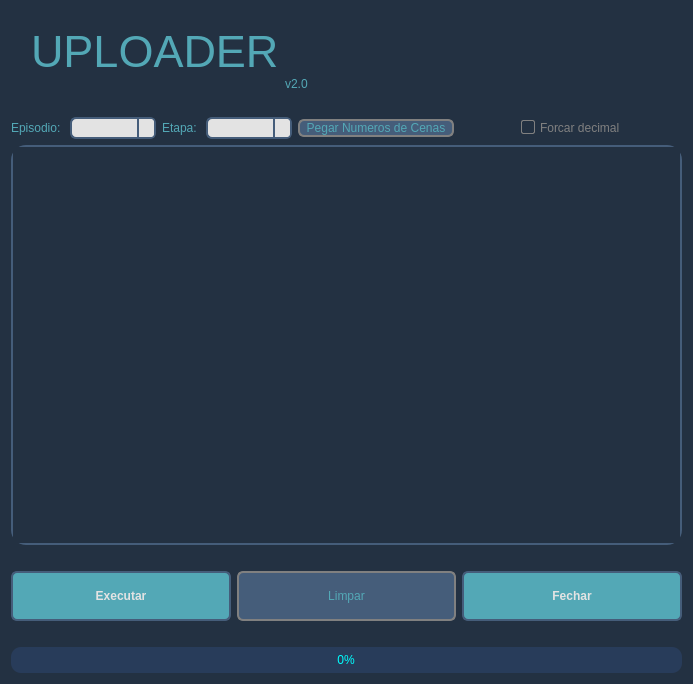
<?xml version="1.0" encoding="UTF-8"?>
<ui version="4.0">
 <class>Dialog</class>
 <widget class="QDialog" name="Dialog">
  <property name="geometry">
   <rect>
    <x>0</x>
    <y>0</y>
    <width>693</width>
    <height>684</height>
   </rect>
  </property>
  <property name="windowTitle">
   <string>Birdo Uploader v0.01</string>
  </property>
  <property name="styleSheet">
   <string notr="true">QWidget{	
	background-color: #233142;
}

QLabel{
	color: #53a8b6;
}

QLabel:disabled {
	color: #455d7a;
}

QGroupBox {
	color: #53a8b6;
}

QGroupBox:disabled {
	color: #455d7a;
}

QTabWidget::pane {
	border: 2px solid #e3e3e3;
	border-radius: 5px;
} 

QTabWidget::tab-bar {
    left: 15px; /* move to the right by 5px */
}

QTabBar::tab {
	color: #455d7a;
	background: transparent; 
	border: null; 
	padding-top: 8px;
	padding-bottom: 8px;
	padding-right: 8px;
	padding-left: 4px;

} 

QTabBar::tab:selected {
	color: #7c73e6;
	background: transparent; 
	padding-left: 4px;
}

QCheckBox {
	color: #e3e3e3;
    spacing: 5px;
}

QCheckBox:unchecked {
	color: #53a8b6;
}

QCheckBox:checked {
	color: #7c73e6;
}

QCheckBox::indicator:unchecked {
    border: 1px solid white;
	border-radius: 2px;
	background-color:#233142;
}

QCheckBox::indicator:checked {
    border: 2px solid lightgray;
	border-radius: 6px;
	background-color: rgb(56, 186, 255);
}

QCheckBox:disabled{
	color: gray;
}

QCheckBox::indicator:checked:disabled {
    color: rgb(250, 90, 120);
	background-color: #233142;
	border-color: gray;
}

QCheckBox::indicator:unchecked:disabled {
    color: rgb(250, 90, 120);
	background-color: #233142;
	border-color: gray;
}

QComboBox {
	color: #233142;
    border: 2px solid #455d7a;
    border-radius: 6px;
    padding: 1px 18px 1px 3px;
    min-width: 6em;
}

QComboBox::down-arrow {
      image: null;
}

QComboBox:!editable, QComboBox::drop-down:editable {
     background: #e3e3e3;
}

QComboBox:on { /* shift the text when the popup opens */
    padding-top: 3px;
    padding-left: 4px;
}

QComboBox::drop-down {
    width: 15px;
	background-color: #e3e3e3;
    border-left-width: 2px;
    border-left-color: #455d7a;
    border-left-style: solid; /* just a single line */
    border-top-right-radius: 3px; /* same radius as the QComboBox */
    border-bottom-right-radius: 3px;
}

QComboBox:hover{
    border: 2px solid white;
    color: #53a8b6;
}

QComboBox QAbstractItemView{
    border: 2px solid white;
	border-radius: 10px;
    color: #233142;
	background-color: lightgray;
    selection-background-color: rgb(40, 30, 50);
	selection-color: white;
	padding: 3px 3px ;
}

QComboBox:disabled{
	color: rgb(250, 90, 120);
	background-color: rgb(250, 200, 200);
	border-color: gray;
}

QScrollArea{
	border: 2px solid #455d7a;
	border-radius: 15px;
}

QScrollBar::handle {
	border-radius: 10px;
 	border: none;
	background-color: #455d7a;
	width: 5px;
}

QScrollBar::add-page{ 
	border: none;
    background-color: transparent;
}

QScrollBar::sub-page {
    background-color: transparent;
	border: none;
}

QScrollBar::add-line {
    border: none;
    background-color: transparent;
}

QScrollBar::sub-line {
    border: none;
    background-color: transparent;
}

QScrollBar:arrow{
	border: none;
	background: transparent;
	color: none;
	image: none;
}

QPushButton {
	color: #e3e3e3;
    border: 2px solid #455d7a;
    border-radius: 6px;
	background-color: #53a8b6;
}

QPushButton:hover{
    border: 2px solid white;
    color: white;
}

QPushButton:pressed {
	color: #e3e3e3;
	border-color: #e3e3e3;
    background-color: #455d7a;
}

QPushButton::disabled {
	border-color: gray;
	background: #455d7a;
	color: #53a8b6;
}

QLineEdit {
	color: #5585b5;
    border: 2px solid #455d7a;
    border-radius: 5px;
    padding: 0 8px;
    background: #e3e3e3;
    selection-background-color: darkgray;
}

QLineEdit:hover{
    border: 2px solid white;
    color: black;
}

QLineEdit:disabled{
	color: #f95959;
	background-color: #79c2d0;
	border-color: rgb(255, 230, 220);
}

QProgressBar {
	color: rgb(0, 255, 255);
	padding: 2 2px;
	border: null;
	border-radius: 10px;
	min-height: 20px;
	background-color: rgb(40, 60, 90);	
}

QProgressBar::chunk {
	border: null;
	border-radius: 10px;
	background: green;
}</string>
  </property>
  <layout class="QVBoxLayout" name="verticalLayout" stretch="1,0,1,5,0,1,0,1">
   <item>
    <layout class="QHBoxLayout" name="horizontalLayout" stretch="0,0,1">
     <item>
      <spacer name="verticalSpacer">
       <property name="orientation">
        <enum>Qt::Vertical</enum>
       </property>
       <property name="sizeHint" stdset="0">
        <size>
         <width>20</width>
         <height>40</height>
        </size>
       </property>
      </spacer>
     </item>
     <item alignment="Qt::AlignLeft">
      <widget class="QLabel" name="label_2">
       <property name="font">
        <font>
         <pointsize>34</pointsize>
        </font>
       </property>
       <property name="text">
        <string>UPLOADER</string>
       </property>
      </widget>
     </item>
     <item>
      <widget class="QLabel" name="step_label">
       <property name="text">
        <string>v2.0</string>
       </property>
       <property name="alignment">
        <set>Qt::AlignBottom|Qt::AlignLeading|Qt::AlignLeft</set>
       </property>
      </widget>
     </item>
    </layout>
   </item>
   <item>
    <spacer name="horizontalSpacer">
     <property name="orientation">
      <enum>Qt::Horizontal</enum>
     </property>
     <property name="sizeHint" stdset="0">
      <size>
       <width>40</width>
       <height>20</height>
      </size>
     </property>
    </spacer>
   </item>
   <item>
    <layout class="QHBoxLayout" name="horizontalLayout_2" stretch="0,0,0,0,0,2">
     <item>
      <widget class="QLabel" name="label">
       <property name="text">
        <string>Episodio: </string>
       </property>
      </widget>
     </item>
     <item>
      <widget class="QComboBox" name="globalEpisodes"/>
     </item>
     <item>
      <widget class="QLabel" name="label_4">
       <property name="text">
        <string>Etapa: </string>
       </property>
      </widget>
     </item>
     <item>
      <widget class="QComboBox" name="globalSteps"/>
     </item>
     <item>
      <widget class="QPushButton" name="searchScenes">
       <property name="enabled">
        <bool>false</bool>
       </property>
       <property name="text">
        <string>  Pegar Numeros de Cenas  </string>
       </property>
      </widget>
     </item>
     <item alignment="Qt::AlignHCenter">
      <widget class="QCheckBox" name="checkDecimal">
       <property name="enabled">
        <bool>false</bool>
       </property>
       <property name="text">
        <string>Forcar decimal</string>
       </property>
      </widget>
     </item>
    </layout>
   </item>
   <item>
    <widget class="QScrollArea" name="scrollArea">
     <property name="acceptDrops">
      <bool>true</bool>
     </property>
     <property name="verticalScrollBarPolicy">
      <enum>Qt::ScrollBarAsNeeded</enum>
     </property>
     <property name="widgetResizable">
      <bool>true</bool>
     </property>
     <property name="alignment">
      <set>Qt::AlignLeading|Qt::AlignLeft|Qt::AlignTop</set>
     </property>
     <widget class="QWidget" name="scrollAreaWidgetContents">
      <property name="geometry">
       <rect>
        <x>0</x>
        <y>0</y>
        <width>667</width>
        <height>320</height>
       </rect>
      </property>
      <property name="sizePolicy">
       <sizepolicy hsizetype="Expanding" vsizetype="Expanding">
        <horstretch>0</horstretch>
        <verstretch>0</verstretch>
       </sizepolicy>
      </property>
     </widget>
    </widget>
   </item>
   <item>
    <spacer name="horizontalSpacer_3">
     <property name="orientation">
      <enum>Qt::Horizontal</enum>
     </property>
     <property name="sizeHint" stdset="0">
      <size>
       <width>40</width>
       <height>20</height>
      </size>
     </property>
    </spacer>
   </item>
   <item>
    <layout class="QHBoxLayout" name="horizontalLayout_3">
     <item>
      <widget class="QPushButton" name="executeBtn">
       <property name="sizePolicy">
        <sizepolicy hsizetype="Preferred" vsizetype="Preferred">
         <horstretch>0</horstretch>
         <verstretch>0</verstretch>
        </sizepolicy>
       </property>
       <property name="maximumSize">
        <size>
         <width>16777215</width>
         <height>50</height>
        </size>
       </property>
       <property name="font">
        <font>
         <weight>75</weight>
         <bold>true</bold>
        </font>
       </property>
       <property name="text">
        <string>Executar</string>
       </property>
      </widget>
     </item>
     <item>
      <widget class="QPushButton" name="cleanBtn">
       <property name="enabled">
        <bool>false</bool>
       </property>
       <property name="sizePolicy">
        <sizepolicy hsizetype="Preferred" vsizetype="Preferred">
         <horstretch>0</horstretch>
         <verstretch>0</verstretch>
        </sizepolicy>
       </property>
       <property name="maximumSize">
        <size>
         <width>16777215</width>
         <height>50</height>
        </size>
       </property>
       <property name="text">
        <string>Limpar</string>
       </property>
      </widget>
     </item>
     <item>
      <widget class="QPushButton" name="cancelBtn">
       <property name="sizePolicy">
        <sizepolicy hsizetype="Preferred" vsizetype="Preferred">
         <horstretch>0</horstretch>
         <verstretch>0</verstretch>
        </sizepolicy>
       </property>
       <property name="maximumSize">
        <size>
         <width>16777215</width>
         <height>50</height>
        </size>
       </property>
       <property name="font">
        <font>
         <weight>75</weight>
         <bold>true</bold>
        </font>
       </property>
       <property name="text">
        <string>Fechar</string>
       </property>
      </widget>
     </item>
    </layout>
   </item>
   <item>
    <spacer name="horizontalSpacer_2">
     <property name="orientation">
      <enum>Qt::Horizontal</enum>
     </property>
     <property name="sizeHint" stdset="0">
      <size>
       <width>40</width>
       <height>20</height>
      </size>
     </property>
    </spacer>
   </item>
   <item>
    <widget class="QProgressBar" name="progressBar">
     <property name="enabled">
      <bool>false</bool>
     </property>
     <property name="styleSheet">
      <string notr="true"/>
     </property>
     <property name="value">
      <number>0</number>
     </property>
     <property name="alignment">
      <set>Qt::AlignCenter</set>
     </property>
    </widget>
   </item>
  </layout>
 </widget>
 <resources/>
 <connections/>
</ui>
